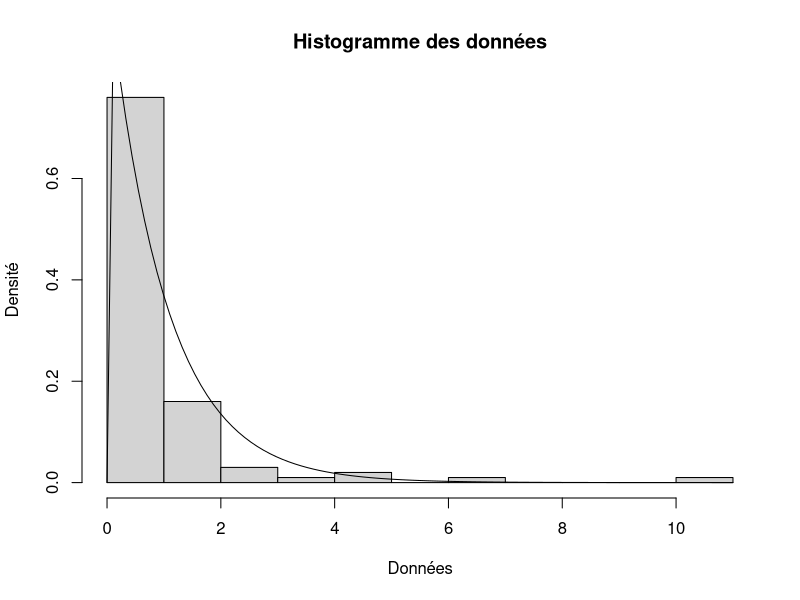
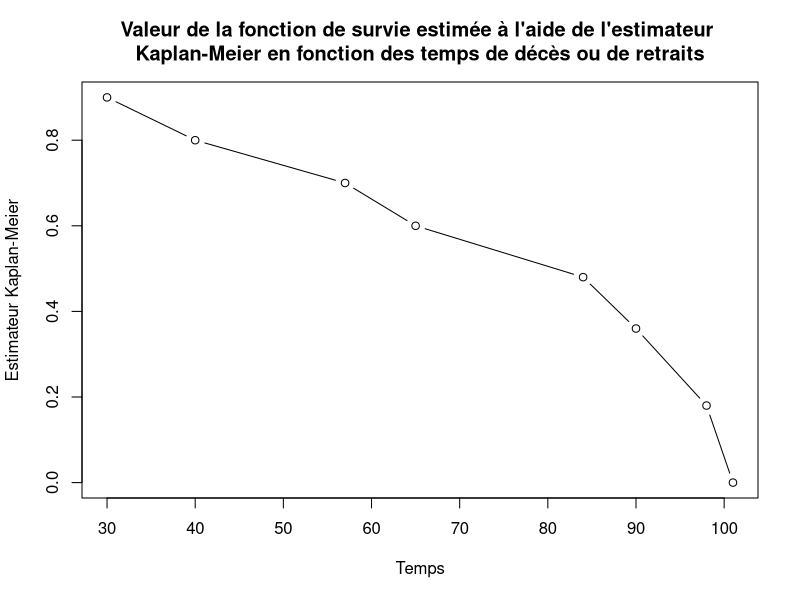

Generate these figures, in order, with R:
## ---- chunk 1
data <-  rexp(100, 1)

coef_asymetrie <- function(x){
    mu <- mean(x)
    sd <- sd(x)
    mean((x - mu)^3) / sd^3 
}

estimateur_coef_asymetrie <- coef_asymetrie(data)

hist(data, probability = TRUE,
     main = "Histogramme des données",
     ylab = "Densité",
     xlab = "Données");curve(dexp(x,1), add = TRUE)
## ---- chunk 2
teta <- mean(data)
echantillion <- lapply(1:50, function(i) rexp(100, teta))
coef_asymetrie_simul <- sapply(1:50, function(i) coef_asymetrie(echantillion[[i]]))

moyenne_coef_asymetrie <- mean(coef_asymetrie_simul)
variance_coef_asymetrie <- var(coef_asymetrie_simul)

IC_coef_asymetrie <- cbind(estimateur_coef_asymetrie - 
                               qnorm(0.975) * sqrt(variance_coef_asymetrie),
                           estimateur_coef_asymetrie + 
                               qnorm(0.975) * sqrt(variance_coef_asymetrie))
## ---- chunk 3
k <- c(0.25, 0.35, 0.5, 0.6, 0.75, 0.85)
fonction_percentile <- function(x) -log(1-x)
limite_u <- sapply(k, function(i) fonction_percentile(i))

Estimateur_Esperance_limite <- sapply(1:length(limite_u), function(u)
    mean(sapply(1:100, function(i) min(data[i], limite_u[u]))))   
## ---- chunk 4
resultats <- data.frame("Percentile" = k, "Limite u" = limite_u, "Espérance limitée" = Estimateur_Esperance_limite)
knitr::kable(resultats, align = c('c','c','c'), col.names = c('Percentile', 'Limite u', 'Espérance limitée'), caption = "Estimation de l'espérance limitée")
## ---- chunk 5
teta <- mean(data)
echantillion <- lapply(1:50, function(i) rexp(100, teta))
Esperance_limite_simul <- sapply(c(3,5), function(u) 
                                sapply(1:50, function(j) 
                                    mean(sapply(1:100, function(i) 
                                        min(echantillion[[j]][i], limite_u[u])))))

moyenne_Esperance_limite_simul <- sapply(1:2, function(i) mean(Esperance_limite_simul[,i]))
variance_Esperance_limite_simul <- sapply(1:2, function(i) sum((Esperance_limite_simul[,i] - moyenne_Esperance_limite_simul[i])^2) / (length(Esperance_limite_simul[,i])-1))
variance_Esperance_limite_simul_modifie <- sapply(1:2, function(i) var(Esperance_limite_simul[,i]))

resultats_b <- data.frame("Percentile" = c(k[3], k[5]), "Limite u" = c(limite_u[3], limite_u[5]), "Espérance limité" = moyenne_Esperance_limite_simul, "Variance" = variance_Esperance_limite_simul_modifie)

Est_Esperance_limite <- rep(0,2)
Est_Esperance_limite[1] <- Estimateur_Esperance_limite[3]
Est_Esperance_limite[2] <- Estimateur_Esperance_limite[5]

IC_Esperance_limite_simul <- lapply(1:2, function(i) 
                                cbind(Est_Esperance_limite[i] - qnorm(0.975) * sqrt(variance_Esperance_limite_simul[i]),
                                    Est_Esperance_limite[i] + qnorm(0.975) * sqrt(variance_Esperance_limite_simul[i])))
## ---- chunk 6
Temps <- c(30, 40, 57, 65, 65, 84, 90, 92, 98, 101) 
Cens <- c(1, 1, 1, 1, 0, 1, 1, 0, 1, 1)

donnees <- data.frame(Temps, Cens)

yi <- unique(donnees[which(donnees[,2] != 0),1])
i <- 1:length(yi)
Si <- rep(1,length(yi))
ri <- c(10,9,8,7,5,4,2,1)

Estimateur_Kaplan_Meier <- cumprod(1-Si/ri)
jeu_de_donnees <- data.frame(i, yi, Si, ri, "Kaplan-Meier" = cumprod(1-Si/ri))

## ---- chunk 7
plot(yi, Estimateur_Kaplan_Meier,
     main = "Valeur de la fonction de survie estimée à l'aide de l'estimateur 
Kaplan-Meier en fonction des temps de décès ou de retraits",
     ylab = "Estimateur Kaplan-Meier",
     xlab = "Temps",
     type = "b")

formule_Greenwood <- Estimateur_Kaplan_Meier^2 * cumsum(Si/ri/(ri-Si))

# Estimer S(50)
x <- 50
ci <- 40
cj <- 57
alpha <- (cj-x)/(cj-ci)
Sn_50 <- 1 - (alpha)*(1 - Estimateur_Kaplan_Meier[2]) - (1-alpha)*(1 - Estimateur_Kaplan_Meier[3])

IC_KM <- cbind(Estimateur_Kaplan_Meier - qnorm(0.975) * sqrt(formule_Greenwood),
              Estimateur_Kaplan_Meier + qnorm(0.975) * sqrt(formule_Greenwood))
## ---- chunk 8
u <- exp(qnorm(0.975) * sqrt(formule_Greenwood) / Estimateur_Kaplan_Meier / log(Estimateur_Kaplan_Meier))
IC_log_KM <- cbind(Estimateur_Kaplan_Meier^(1/u),
              Estimateur_Kaplan_Meier^u)
## ---- chunk 9
data
